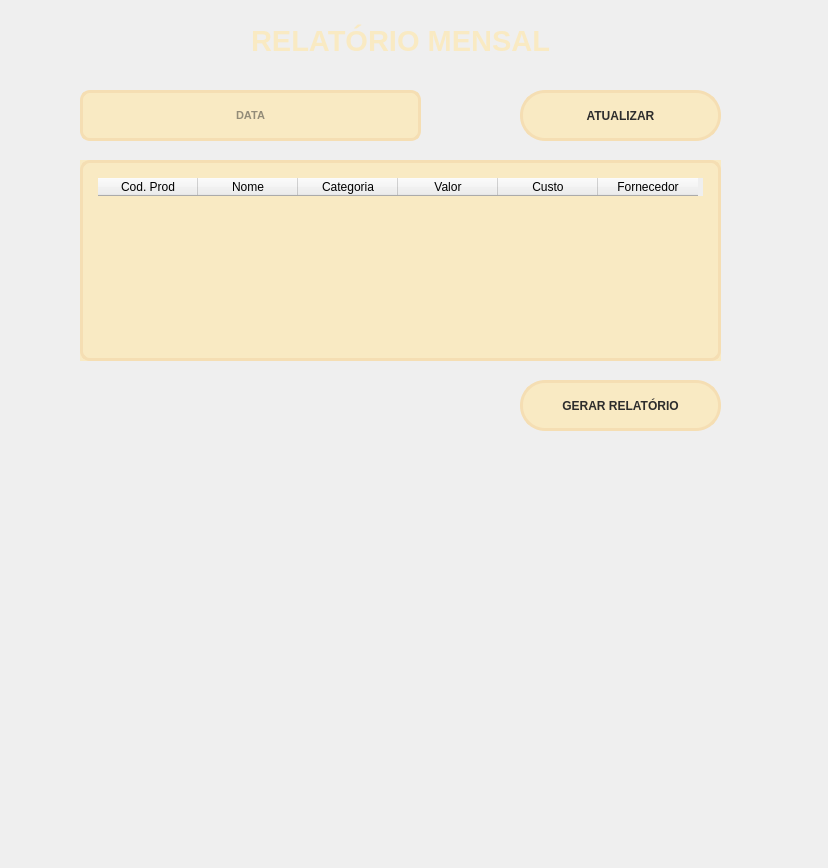
<?xml version="1.0" encoding="UTF-8"?>
<ui version="4.0">
 <class>Form</class>
 <widget class="QWidget" name="Form">
  <property name="geometry">
   <rect>
    <x>0</x>
    <y>0</y>
    <width>828</width>
    <height>868</height>
   </rect>
  </property>
  <property name="windowTitle">
   <string>Form</string>
  </property>
  <widget class="QTableWidget" name="tableWidget">
   <property name="geometry">
    <rect>
     <x>80</x>
     <y>160</y>
     <width>641</width>
     <height>201</height>
    </rect>
   </property>
   <property name="font">
    <font>
     <pointsize>9</pointsize>
    </font>
   </property>
   <property name="autoFillBackground">
    <bool>true</bool>
   </property>
   <property name="styleSheet">
    <string notr="true">QTableWidget {
	border: 3px solid rgb(245, 222, 179);
	border-radius: 10px;
	padding: 15px;
	background-color:rgb(249, 234, 195);
	color: rgb(45, 45, 45);
}</string>
   </property>
   <property name="frameShape">
    <enum>QFrame::StyledPanel</enum>
   </property>
   <property name="gridStyle">
    <enum>Qt::SolidLine</enum>
   </property>
   <column>
    <property name="text">
     <string>Cod. Prod</string>
    </property>
   </column>
   <column>
    <property name="text">
     <string>Nome</string>
    </property>
   </column>
   <column>
    <property name="text">
     <string>Categoria</string>
    </property>
   </column>
   <column>
    <property name="text">
     <string>Valor</string>
    </property>
   </column>
   <column>
    <property name="text">
     <string>Custo</string>
    </property>
   </column>
   <column>
    <property name="text">
     <string>Fornecedor</string>
    </property>
   </column>
  </widget>
  <widget class="QLabel" name="label">
   <property name="geometry">
    <rect>
     <x>80</x>
     <y>20</y>
     <width>641</width>
     <height>41</height>
    </rect>
   </property>
   <property name="font">
    <font>
     <family>Segoe UI</family>
     <pointsize>22</pointsize>
     <weight>75</weight>
     <bold>true</bold>
    </font>
   </property>
   <property name="layoutDirection">
    <enum>Qt::LeftToRight</enum>
   </property>
   <property name="styleSheet">
    <string notr="true">color:rgb(249, 234, 195);</string>
   </property>
   <property name="text">
    <string>RELATÓRIO MENSAL</string>
   </property>
   <property name="alignment">
    <set>Qt::AlignCenter</set>
   </property>
  </widget>
  <widget class="QLineEdit" name="lineEdit">
   <property name="geometry">
    <rect>
     <x>80</x>
     <y>90</y>
     <width>341</width>
     <height>51</height>
    </rect>
   </property>
   <property name="font">
    <font>
     <family>Segoe UI</family>
     <pointsize>8</pointsize>
     <weight>75</weight>
     <bold>true</bold>
    </font>
   </property>
   <property name="styleSheet">
    <string notr="true">QLineEdit {
	border: 3px solid rgb(245, 222, 179);
	border-radius: 10px;
	padding: 15px;
	background-color:rgb(249, 234, 195);
	color: rgb(45, 45, 45);
}
QLineEdit:hover {
	border: 3px solid rgb(55, 55, 55);
}
QLineEdit:focus {
	border: 3px solid rgb(135, 206, 250);
	color: rgb(45, 45, 45);
}</string>
   </property>
   <property name="text">
    <string/>
   </property>
   <property name="alignment">
    <set>Qt::AlignCenter</set>
   </property>
   <property name="placeholderText">
    <string>DATA</string>
   </property>
  </widget>
  <widget class="QPushButton" name="pushButton">
   <property name="geometry">
    <rect>
     <x>520</x>
     <y>90</y>
     <width>201</width>
     <height>51</height>
    </rect>
   </property>
   <property name="font">
    <font>
     <family>Segoe UI</family>
     <weight>75</weight>
     <bold>true</bold>
    </font>
   </property>
   <property name="styleSheet">
    <string notr="true">QPushButton{	
	border: 3px solid rgb(245, 222, 179);
	border-radius: 25px;
	background-color:rgb(249, 234, 195);
	color: rgb(45, 45, 45);
}
QPushButton:hover{	
	border: 3px solid rgb(55, 55, 55);
}
QPushButton:pressed{	
	background-color: rgb(135, 206, 250);
	color: rgb(45, 45, 45);
}</string>
   </property>
   <property name="text">
    <string>ATUALIZAR</string>
   </property>
  </widget>
  <widget class="QPushButton" name="pushButton_2">
   <property name="geometry">
    <rect>
     <x>520</x>
     <y>380</y>
     <width>201</width>
     <height>51</height>
    </rect>
   </property>
   <property name="font">
    <font>
     <family>Segoe UI</family>
     <weight>75</weight>
     <bold>true</bold>
    </font>
   </property>
   <property name="styleSheet">
    <string notr="true">QPushButton{	
	border: 3px solid rgb(245, 222, 179);
	border-radius: 25px;
	background-color:rgb(249, 234, 195);
	color: rgb(45, 45, 45);
}
QPushButton:hover{	
	border: 3px solid rgb(55, 55, 55);
}
QPushButton:pressed{	
	background-color: rgb(135, 206, 250);
	color: rgb(45, 45, 45);
}</string>
   </property>
   <property name="text">
    <string>GERAR RELATÓRIO</string>
   </property>
  </widget>
 </widget>
 <resources/>
 <connections/>
</ui>
